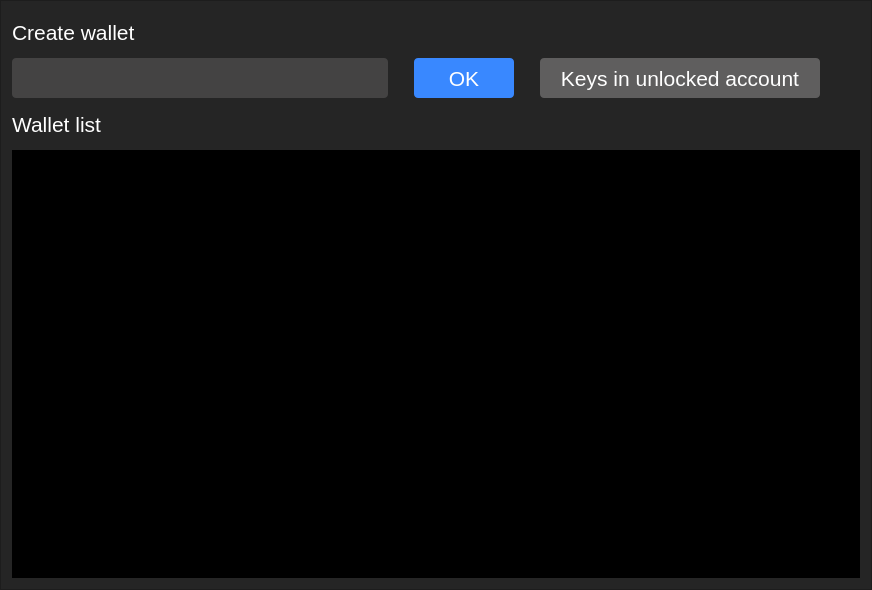
<?xml version="1.0" encoding="UTF-8"?>
<ui version="4.0">
 <class>WalletFrame</class>
 <widget class="QFrame" name="WalletFrame">
  <property name="geometry">
   <rect>
    <x>0</x>
    <y>0</y>
    <width>872</width>
    <height>590</height>
   </rect>
  </property>
  <property name="font">
   <font>
    <pointsize>14</pointsize>
   </font>
  </property>
  <property name="windowTitle">
   <string>Frame</string>
  </property>
  <property name="styleSheet">
   <string notr="true">background-color: rgb(37, 37, 37);</string>
  </property>
  <property name="frameShape">
   <enum>QFrame::StyledPanel</enum>
  </property>
  <property name="frameShadow">
   <enum>QFrame::Raised</enum>
  </property>
  <layout class="QVBoxLayout" name="verticalLayout">
   <item>
    <widget class="QLabel" name="label">
     <property name="minimumSize">
      <size>
       <width>0</width>
       <height>40</height>
      </size>
     </property>
     <property name="maximumSize">
      <size>
       <width>16777215</width>
       <height>40</height>
      </size>
     </property>
     <property name="font">
      <font>
       <family>Arial</family>
       <pointsize>16</pointsize>
      </font>
     </property>
     <property name="styleSheet">
      <string notr="true">background-color: rgb(37, 37, 37);
color: rgb(255, 255, 255);</string>
     </property>
     <property name="text">
      <string>Create wallet</string>
     </property>
    </widget>
   </item>
   <item>
    <layout class="QHBoxLayout" name="horizontalLayout_2">
     <item>
      <widget class="QLineEdit" name="lineEditWalletName">
       <property name="minimumSize">
        <size>
         <width>0</width>
         <height>40</height>
        </size>
       </property>
       <property name="font">
        <font>
         <family>Arial</family>
         <pointsize>14</pointsize>
        </font>
       </property>
       <property name="styleSheet">
        <string notr="true">background-color: rgb(68, 67, 67);
border-color: rgb(93, 93, 93);
border-width: 0.5px;
border-radius: 4px;
color: rgb(255, 255, 255);</string>
       </property>
       <property name="text">
        <string/>
       </property>
       <property name="frame">
        <bool>false</bool>
       </property>
       <property name="placeholderText">
        <string/>
       </property>
      </widget>
     </item>
     <item>
      <spacer name="horizontalSpacer">
       <property name="orientation">
        <enum>Qt::Horizontal</enum>
       </property>
       <property name="sizeType">
        <enum>QSizePolicy::Fixed</enum>
       </property>
       <property name="sizeHint" stdset="0">
        <size>
         <width>20</width>
         <height>20</height>
        </size>
       </property>
      </spacer>
     </item>
     <item>
      <widget class="QPushButton" name="pushButtonCreateAccount">
       <property name="minimumSize">
        <size>
         <width>100</width>
         <height>40</height>
        </size>
       </property>
       <property name="font">
        <font>
         <family>Arial</family>
         <pointsize>16</pointsize>
        </font>
       </property>
       <property name="styleSheet">
        <string notr="true">background-color: rgb(57, 136, 255);
color: rgb(255, 255, 255);
border-radius: 4px;</string>
       </property>
       <property name="text">
        <string>OK</string>
       </property>
      </widget>
     </item>
     <item>
      <spacer name="horizontalSpacer_2">
       <property name="orientation">
        <enum>Qt::Horizontal</enum>
       </property>
       <property name="sizeType">
        <enum>QSizePolicy::Fixed</enum>
       </property>
       <property name="sizeHint" stdset="0">
        <size>
         <width>20</width>
         <height>20</height>
        </size>
       </property>
      </spacer>
     </item>
     <item>
      <widget class="QPushButton" name="pushButtonViewUnlockedKeys">
       <property name="minimumSize">
        <size>
         <width>280</width>
         <height>40</height>
        </size>
       </property>
       <property name="font">
        <font>
         <family>Arial</family>
         <pointsize>16</pointsize>
        </font>
       </property>
       <property name="styleSheet">
        <string notr="true">background-color: rgb(95, 94, 94);
color: rgb(255, 255, 255);
border-radius: 4px;</string>
       </property>
       <property name="text">
        <string>Keys in unlocked account</string>
       </property>
      </widget>
     </item>
     <item>
      <spacer name="horizontalSpacer_3">
       <property name="orientation">
        <enum>Qt::Horizontal</enum>
       </property>
       <property name="sizeType">
        <enum>QSizePolicy::Fixed</enum>
       </property>
       <property name="sizeHint" stdset="0">
        <size>
         <width>40</width>
         <height>20</height>
        </size>
       </property>
      </spacer>
     </item>
    </layout>
   </item>
   <item>
    <widget class="QLabel" name="label_2">
     <property name="minimumSize">
      <size>
       <width>0</width>
       <height>40</height>
      </size>
     </property>
     <property name="maximumSize">
      <size>
       <width>16777215</width>
       <height>40</height>
      </size>
     </property>
     <property name="font">
      <font>
       <family>Arial</family>
       <pointsize>16</pointsize>
      </font>
     </property>
     <property name="styleSheet">
      <string notr="true">background-color: rgb(37, 37, 37);
color: rgb(255, 255, 255);</string>
     </property>
     <property name="text">
      <string>Wallet list</string>
     </property>
    </widget>
   </item>
   <item>
    <widget class="QListWidget" name="listWidget">
     <property name="font">
      <font>
       <pointsize>14</pointsize>
      </font>
     </property>
     <property name="styleSheet">
      <string notr="true">background-color: rgb(0, 0, 0);
border-color: rgba(255, 255, 255, 0);</string>
     </property>
     <property name="frameShape">
      <enum>QFrame::NoFrame</enum>
     </property>
     <property name="lineWidth">
      <number>0</number>
     </property>
    </widget>
   </item>
  </layout>
 </widget>
 <resources/>
 <connections/>
</ui>
